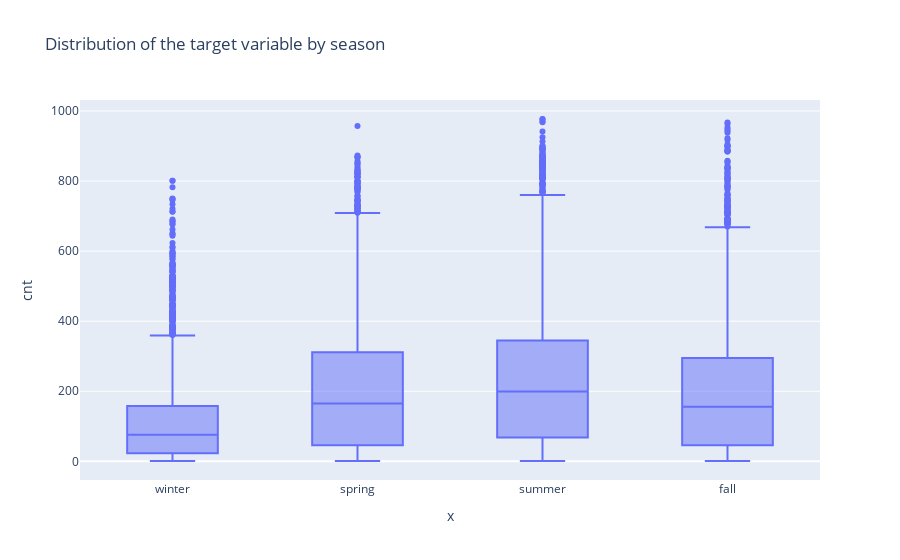

Notebook code for this chart:
### Code cell
# box plot for the distribution of the target variable by season in plotly
fig = px.box(data_bike, 
             x=data_bike['season'].map({1:'winter', 2:'spring', 3:'summer', 4:'fall'}),
             y='cnt', title='Distribution of the target variable by season')
fig.show()

### Figure 1 — Plotly figure (JSON) as saved in the notebook; plotly's stock layout.template omitted (floating-point values rounded to 4 significant figures; data arrays with more than 128 entries replaced by an {"elided": "..."} marker saying what was removed)
{"data": [{"alignmentgroup": "True", "hovertemplate": "x=%{x}<br>cnt=%{y}<extra></extra>", "legendgroup": "", "marker": {"color": "#636efa"}, "name": "", "notched": false, "offsetgroup": "", "orientation": "v", "showlegend": false, "type": "box", "x": {"elided": "17379 str values"}, "x0": " ", "xaxis": "x", "y": {"elided": "17379 int values"}, "y0": " ", "yaxis": "y"}], "layout": {"boxmode": "group", "legend": {"tracegroupgap": 0}, "title": {"text": "Distribution of the target variable by season"}, "xaxis": {"anchor": "y", "domain": [0, 1], "title": {"text": "x"}}, "yaxis": {"anchor": "x", "domain": [0, 1], "title": {"text": "cnt"}}}}
